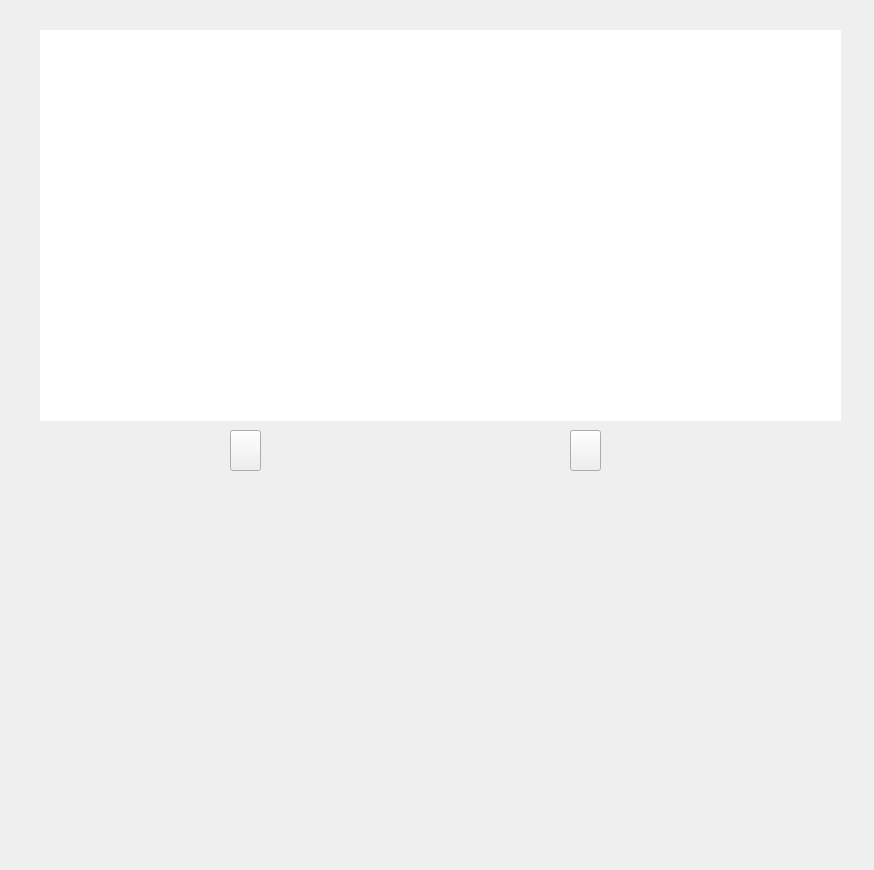
<?xml version="1.0" encoding="UTF-8"?>
<ui version="4.0">
 <class>MainWidget</class>
 <widget class="QWidget" name="MainWidget">
  <property name="geometry">
   <rect>
    <x>0</x>
    <y>0</y>
    <width>874</width>
    <height>870</height>
   </rect>
  </property>
  <property name="windowTitle">
   <string>Form</string>
  </property>
  <widget class="QWidget" name="horizontalLayoutWidget">
   <property name="geometry">
    <rect>
     <x>40</x>
     <y>30</y>
     <width>801</width>
     <height>391</height>
    </rect>
   </property>
   <layout class="QHBoxLayout" name="horizontalLayout">
    <item>
     <widget class="BoardView" name="graphicsView">
      <property name="styleSheet">
       <string notr="true">QGraphicsView{
border: none;
}</string>
      </property>
     </widget>
    </item>
   </layout>
  </widget>
  <widget class="QPushButton" name="pSwitchLeft">
   <property name="geometry">
    <rect>
     <x>230</x>
     <y>430</y>
     <width>31</width>
     <height>41</height>
    </rect>
   </property>
   <property name="text">
    <string/>
   </property>
  </widget>
  <widget class="CustomToolBar_1" name="tool_mid" native="true">
   <property name="geometry">
    <rect>
     <x>280</x>
     <y>430</y>
     <width>281</width>
     <height>41</height>
    </rect>
   </property>
  </widget>
  <widget class="CustomToolBar_1" name="tool_left" native="true">
   <property name="geometry">
    <rect>
     <x>40</x>
     <y>430</y>
     <width>181</width>
     <height>41</height>
    </rect>
   </property>
  </widget>
  <widget class="TabTools_1" name="tool_right" native="true">
   <property name="geometry">
    <rect>
     <x>610</x>
     <y>430</y>
     <width>231</width>
     <height>41</height>
    </rect>
   </property>
  </widget>
  <widget class="QPushButton" name="pSwitchRight">
   <property name="geometry">
    <rect>
     <x>570</x>
     <y>430</y>
     <width>31</width>
     <height>41</height>
    </rect>
   </property>
   <property name="sizePolicy">
    <sizepolicy hsizetype="Expanding" vsizetype="Expanding">
     <horstretch>0</horstretch>
     <verstretch>0</verstretch>
    </sizepolicy>
   </property>
   <property name="text">
    <string/>
   </property>
  </widget>
  <widget class="PenPanel" name="penPanel" native="true">
   <property name="geometry">
    <rect>
     <x>40</x>
     <y>510</y>
     <width>151</width>
     <height>111</height>
    </rect>
   </property>
  </widget>
  <widget class="EraserPanel" name="eraserPanel" native="true">
   <property name="geometry">
    <rect>
     <x>220</x>
     <y>510</y>
     <width>171</width>
     <height>111</height>
    </rect>
   </property>
  </widget>
 </widget>
 <customwidgets>
  <customwidget>
   <class>CustomToolBar_1</class>
   <extends>QWidget</extends>
   <header>Custom/ToolBar/customtoolbar_1.h</header>
   <container>1</container>
  </customwidget>
  <customwidget>
   <class>TabTools_1</class>
   <extends>QWidget</extends>
   <header>Custom/TabTools/tabtools_1.h</header>
   <container>1</container>
  </customwidget>
  <customwidget>
   <class>BoardView</class>
   <extends>QGraphicsView</extends>
   <header>Draw/boardview.h</header>
  </customwidget>
  <customwidget>
   <class>PenPanel</class>
   <extends>QWidget</extends>
   <header>Panel/penpanel.h</header>
   <container>1</container>
  </customwidget>
  <customwidget>
   <class>EraserPanel</class>
   <extends>QWidget</extends>
   <header>Panel/eraserpanel.h</header>
   <container>1</container>
  </customwidget>
 </customwidgets>
 <resources/>
 <connections/>
</ui>
